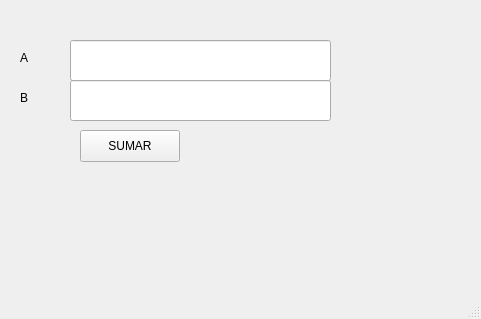
<?xml version="1.0" encoding="UTF-8"?>
<ui version="4.0">
 <class>MainWindow</class>
 <widget class="QMainWindow" name="MainWindow">
  <property name="geometry">
   <rect>
    <x>0</x>
    <y>0</y>
    <width>481</width>
    <height>319</height>
   </rect>
  </property>
  <property name="windowTitle">
   <string>MainWindow</string>
  </property>
  <widget class="QWidget" name="centralwidget">
   <widget class="QLineEdit" name="txt_a">
    <property name="geometry">
     <rect>
      <x>70</x>
      <y>40</y>
      <width>261</width>
      <height>41</height>
     </rect>
    </property>
   </widget>
   <widget class="QLineEdit" name="txt_b">
    <property name="geometry">
     <rect>
      <x>70</x>
      <y>80</y>
      <width>261</width>
      <height>41</height>
     </rect>
    </property>
   </widget>
   <widget class="QLabel" name="label">
    <property name="geometry">
     <rect>
      <x>20</x>
      <y>50</y>
      <width>41</width>
      <height>16</height>
     </rect>
    </property>
    <property name="text">
     <string>A</string>
    </property>
   </widget>
   <widget class="QLabel" name="label_2">
    <property name="geometry">
     <rect>
      <x>20</x>
      <y>90</y>
      <width>41</width>
      <height>16</height>
     </rect>
    </property>
    <property name="text">
     <string>B</string>
    </property>
   </widget>
   <widget class="QPushButton" name="pushButton">
    <property name="geometry">
     <rect>
      <x>80</x>
      <y>130</y>
      <width>100</width>
      <height>32</height>
     </rect>
    </property>
    <property name="text">
     <string>SUMAR</string>
    </property>
   </widget>
  </widget>
  <widget class="QMenuBar" name="menubar">
   <property name="geometry">
    <rect>
     <x>0</x>
     <y>0</y>
     <width>481</width>
     <height>24</height>
    </rect>
   </property>
  </widget>
  <widget class="QStatusBar" name="statusbar"/>
 </widget>
 <resources/>
 <connections/>
</ui>
